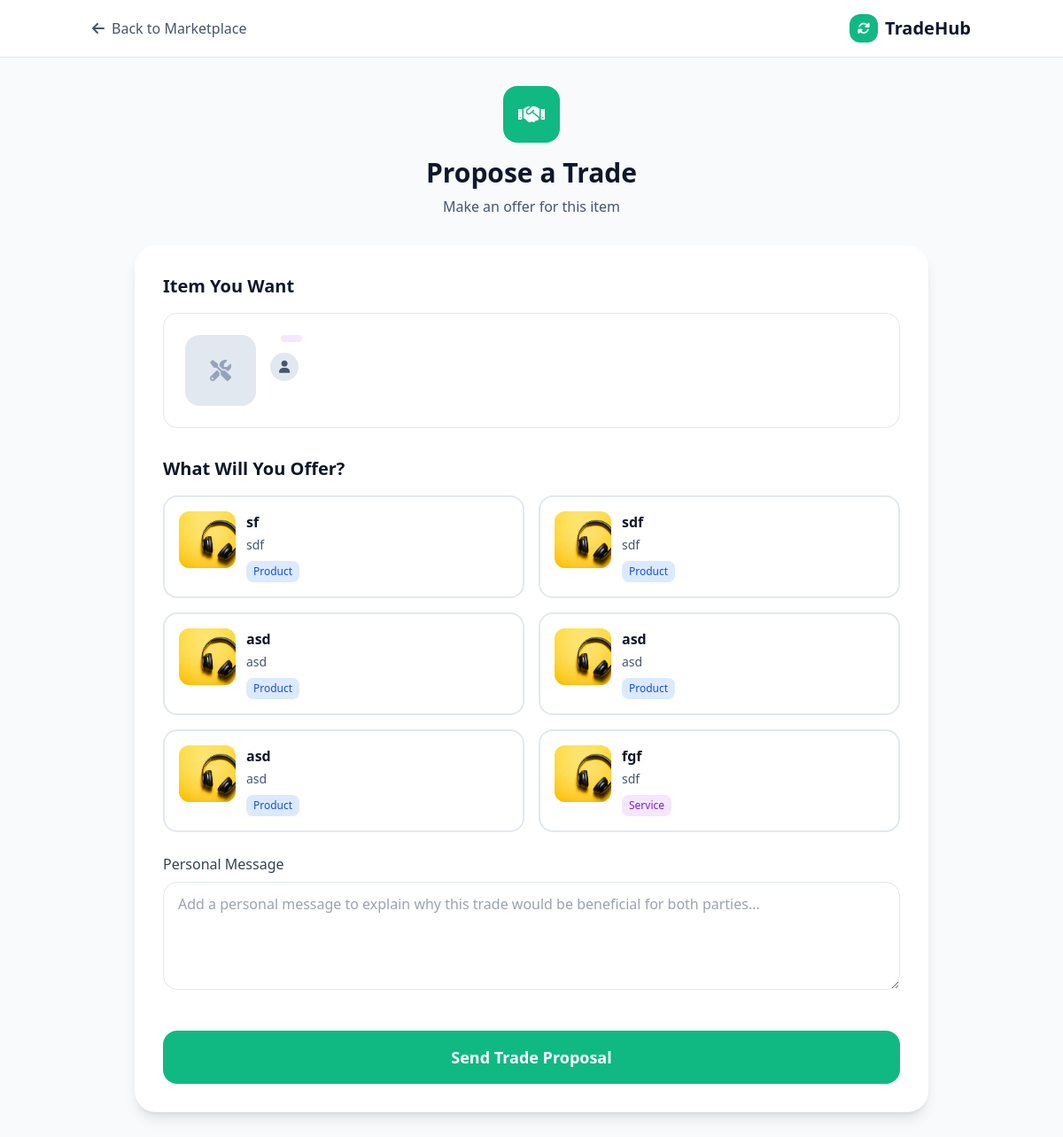
The page /Pages/propose-trade.php (signed in) on the database its author committed.
### tables this page shows
CREATE TABLE `site_settings` (
  `id` int(11) NOT NULL,
  `setting_key` varchar(100) NOT NULL,
  `setting_value` text DEFAULT NULL,
  `created_at` timestamp NOT NULL DEFAULT current_timestamp(),
  `updated_at` timestamp NOT NULL DEFAULT current_timestamp() ON UPDATE current_timestamp()
);

CREATE TABLE `listings` (
  `id` int(11) NOT NULL,
  `user_id` int(11) NOT NULL,
  `title` varchar(255) NOT NULL,
  `description` text NOT NULL,
  `type` enum('product','service') NOT NULL,
  `category` varchar(100) NOT NULL,
  `image_url` varchar(500) DEFAULT NULL,
  `looking_for` longtext DEFAULT NULL CHECK (json_valid(`looking_for`)),
  `status` enum('active','inactive','deleted') DEFAULT 'active',
  `views` int(11) DEFAULT 0,
  `created_at` timestamp NOT NULL DEFAULT current_timestamp(),
  `updated_at` timestamp NOT NULL DEFAULT current_timestamp() ON UPDATE current_timestamp()
);

### Pages/propose-trade.php (the view, shortened to what this page needs)
<?php
$conn = getDBConnection();
$listing = null;
$query = "SELECT * FROM listings WHERE user_id = ? AND status = 'active' ORDER BY created_at DESC";
$stmt = $conn->prepare($query);
$stmt->bind_param('i', $_SESSION['user_id']);
$stmt->execute();
$result = $stmt->get_result();
$user_listings = $result->fetch_all(MYSQLI_ASSOC);
include '../includes/header.php';
?>
<div class="min-h-screen bg-slate-50">
    <header class="bg-white border-b border-slate-200">
        <div class="container mx-auto px-4 py-4 flex items-center justify-between">
            <a href="marketplace.php" class="flex items-center space-x-2 text-slate-600 hover:text-slate-900">
                <i class="fas fa-arrow-left"></i>
                <span>Back to Marketplace</span>
            </a>
            <a href="dashboard.php" class="flex items-center space-x-2">
                <div class="w-8 h-8 bg-emerald-500 rounded-xl flex items-center justify-center">
                    <i class="fas fa-sync-alt text-white text-sm"></i>
                </div>
                <span class="text-xl font-bold text-slate-900"><?php include "../includes/Name.php";?></span>
            </a>
        </div>
    </header>
    <div class="container mx-auto px-4 py-8">
        <div class="max-w-4xl mx-auto">
            <div class="text-center mb-8">
                <div class="w-16 h-16 bg-emerald-500 rounded-2xl flex items-center justify-center mx-auto mb-4">
                    <i class="fas fa-handshake text-white text-2xl"></i>
                </div>
                <h1 class="text-3xl font-bold text-slate-900 mb-2">Propose a Trade</h1>
                <p class="text-slate-600">Make an offer for this item</p>
            </div>
            <div class="bg-white rounded-3xl shadow-lg p-8">
                <div class="mb-8">
                    <h2 class="text-xl font-bold text-slate-900 mb-4">Item You Want</h2>
                    <div class="border border-slate-200 rounded-2xl p-6">
                        <div class="flex items-start space-x-4">
                            <div class="w-20 h-20 bg-slate-200 rounded-2xl flex items-center justify-center flex-shrink-0">
                            <?php
if (!empty($listing['image_url'])) {
    $images = array_map('trim', explode(',', $listing['image_url']));
    $firstImage = $images[0] ?? null;
    if ($firstImage) {
        ?>
        <img src="<?php echo htmlspecialchars($firstImage); ?>" alt="" class="w-full h-full rounded-2xl object-cover">
        <?php
    } else {
        ?>
        <i class="fas fa-<?php echo $listing['type'] === 'product' ? 'box' : 'tools'; ?> text-slate-400 text-2xl"></i>
        <?php
    }
} else {
    ?>
    <i class="fas fa-<?php echo $listing['type'] === 'product' ? 'box' : 'tools'; ?> text-slate-400 text-2xl"></i>
    <?php
}
?>
                            </div>
                            <div class="flex-1">
                                <div class="flex items-center space-x-3 mb-2">
                                    <span class="px-3 py-1 rounded-xl text-xs font-medium <?php echo $listing['type'] === 'product' ? 'bg-blue-100 text-blue-700' : 'bg-purple-100 text-purple-700'; ?>">
                                    </span>
                                </div>
                                <div class="flex items-center space-x-3">
                                    <div class="w-8 h-8 bg-slate-200 rounded-full flex items-center justify-center">
                                        <?php if ($listing['owner_avatar']): ?>
                                            <img src="<?php echo htmlspecialchars($listing['owner_avatar']); ?>" alt="" class="w-full h-full rounded-full object-cover">
                                        <?php else: ?>
                                            <i class="fas fa-user text-slate-600 text-sm"></i>
                                        <?php endif; ?>
                                    </div>
                                </div>
                            </div>
                        </div>
                    </div>
                </div>
                <form method="POST" class="space-y-6">
                    <div>
                        <h2 class="text-xl font-bold text-slate-900 mb-4">What Will You Offer?</h2>
                        <?php if (empty($user_listings)): ?>
                            <div class="border-2 border-dashed border-slate-300 rounded-2xl p-8 text-center">
                                <div class="w-12 h-12 bg-slate-100 rounded-xl flex items-center justify-center mx-auto mb-4">
                                    <i class="fas fa-plus text-slate-400"></i>
                                </div>
                                <h3 class="font-semibold text-slate-900 mb-2">No items to offer</h3>
                                <p class="text-slate-600 mb-4">You need to create a listing before you can propose trades</p>
                                <a href="create-listing.php" class="bg-emerald-500 hover:bg-emerald-600 text-white px-6 py-3 rounded-2xl font-semibold">
                                    Create Listing
                                </a>
                            </div>
                        <?php else: ?>
                            <div class="grid md:grid-cols-2 gap-4">
                                <?php foreach ($user_listings as $item): ?>
                                    <label class="relative cursor-pointer">
                                        <div class="border-2 border-slate-200 rounded-2xl p-4 peer-checked:border-emerald-500 peer-checked:bg-emerald-50 hover:border-slate-300 transition-colors">
                                            <div class="flex items-start space-x-3">
                                                <div class="w-16 h-16 bg-slate-200 rounded-xl flex items-center justify-center flex-shrink-0">
                                                <?php
                                                if (!empty($item['image_url'])) {
                                                    $images = array_map('trim', explode(',', $item['image_url']));
                                                    $firstImage = $images[0] ?? null;
                                                    if ($firstImage) {
                                                        ?>
                                                        <img src="<?php echo htmlspecialchars($firstImage); ?>" alt="" class="w-full h-full rounded-xl object-cover">
                                                        <?php
                                                    } else {
                                                        ?>
                                                        <i class="fas fa-<?php echo $item['type'] === 'product' ? 'box' : 'tools'; ?> text-slate-400"></i>
                                                        <?php
                                                    }
                                                } else {
                                                    ?>
                                                    <i class="fas fa-<?php echo $item['type'] === 'product' ? 'box' : 'tools'; ?> text-slate-400"></i>
                                                    <?php
                                                }
                                                ?>
                                                </div>
                                                <div class="flex-1">
                                                    <h4 class="font-semibold text-slate-900 mb-1"><?php echo htmlspecialchars($item['title']); ?></h4>
                                                    <p class="text-slate-600 text-sm line-clamp-2"><?php echo htmlspecialchars($item['description']); ?></p>
                                                    <span class="inline-block mt-2 px-2 py-1 rounded-lg text-xs font-medium <?php echo $item['type'] === 'product' ? 'bg-blue-100 text-blue-700' : 'bg-purple-100 text-purple-700'; ?>">
                                                        <?php echo ucfirst($item['type']); ?>
                                                    </span>
                                                </div>
                                            </div>
                                        </div>
                                    </label>
                                <?php endforeach; ?>
                            </div>
                        <?php endif; ?>
                    </div>
                    <?php if (!empty($user_listings)): ?>
                        <div>
                            <label for="message" class="block text-slate-700 font-medium mb-2">Personal Message</label>
                            <textarea
                                id="message"
                                name="message"
                                rows="4"
                                required
                                placeholder="Add a personal message to explain why this trade would be beneficial for both parties..."
                                class="w-full px-4 py-3 rounded-2xl border border-slate-200 focus:border-emerald-500 focus:ring-2 focus:ring-emerald-500 focus:ring-opacity-20"
                            ><?php echo isset($_POST['message']) ? htmlspecialchars($_POST['message']) : ''; ?></textarea>
                        </div>
                        <div class="pt-4">
                            <button
                                type="submit"
                                class="w-full bg-emerald-500 hover:bg-emerald-600 text-white py-4 rounded-2xl font-semibold text-lg transition-colors"
                            >
                                Send Trade Proposal
                            </button>
                        </div>
                    <?php endif; ?>
                </form>
            </div>
        </div>
    </div>
</div>
<?php include '../includes/footer.php'; ?>

### includes/Name.php
<?php
require_once '../config/config.php';
$conn = getDBConnection();
$query = "SELECT setting_value FROM site_settings WHERE setting_key = 'site_name' LIMIT 1";
$result = $conn->query($query);
if ($result && $row = $result->fetch_assoc()) {
    echo htmlspecialchars($row['setting_value']);
}
?>

### assets/css/style.css (style rules this page uses)
* { transition: all 0.2s ease-in-out; }

### includes/header.php (style rules this page uses)
.line-clamp-2 { display: -webkit-box; -webkit-line-clamp: 2; -webkit-box-orient: vertical; overflow: hidden; }
* { transition: all 0.2s ease-in-out; }

### rows shown on the page
site_settings: setting_value "TradeHub"
listings: title "sf", description "sdf", type "Product"
listings: title "sdf", description "sdf", type "Product"
listings: title "asd", description "asd", type "Product"
listings: title "asd", description "asd", type "Product"
listings: title "asd", description "asd", type "Product"
listings: title "fgf", description "sdf", type "Service"
